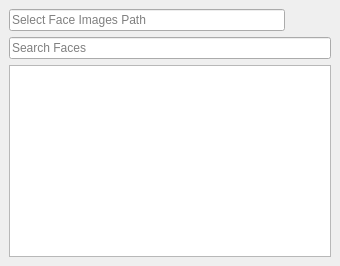
  <widget class="QDockWidget" name="input_Faces_DockWidget">
   <property name="sizePolicy">
    <sizepolicy hsizetype="Preferred" vsizetype="Preferred">
     <horstretch>4</horstretch>
     <verstretch>0</verstretch>
    </sizepolicy>
   </property>
   <property name="minimumSize">
    <size>
     <width>340</width>
     <height>230</height>
    </size>
   </property>
   <property name="features">
    <set>QDockWidget::DockWidgetFeature::DockWidgetFloatable|QDockWidget::DockWidgetFeature::DockWidgetMovable</set>
   </property>
   <property name="windowTitle">
    <string>Input Faces</string>
   </property>
   <attribute name="dockWidgetArea">
    <number>1</number>
   </attribute>
   <widget class="QWidget" name="dockWidgetContents_Faces">
    <layout class="QGridLayout" name="gridLayout_Faces">
     <item row="0" column="0">
      <layout class="QVBoxLayout" name="vboxLayout_Faces">
       <item>
        <layout class="QHBoxLayout" name="horizontalLayout_Faces">
         <item>
          <widget class="QLineEdit" name="inputFacesPathLineEdit">
           <property name="text">
            <string/>
           </property>
           <property name="readOnly">
            <bool>true</bool>
           </property>
           <property name="placeholderText">
            <string>Select Face Images Path</string>
           </property>
          </widget>
         </item>
         <item>
          <widget class="QPushButton" name="buttonInputFacesPath">
           <property name="sizePolicy">
            <sizepolicy hsizetype="Fixed" vsizetype="Fixed">
             <horstretch>0</horstretch>
             <verstretch>0</verstretch>
            </sizepolicy>
           </property>
           <property name="toolTip">
            <string>Choose Input Faces Folder</string>
           </property>
           <property name="text">
            <string/>
           </property>
           <property name="iconSize">
            <size>
             <width>18</width>
             <height>18</height>
            </size>
           </property>
           <property name="flat">
            <bool>true</bool>
           </property>
          </widget>
         </item>
        </layout>
       </item>
       <item>
        <widget class="QLineEdit" name="inputFacesSearchBox">
         <property name="placeholderText">
          <string>Search Faces</string>
         </property>
        </widget>
       </item>
       <item>
        <widget class="QListWidget" name="inputFacesList">
         <property name="acceptDrops">
          <bool>true</bool>
         </property>
         <property name="autoScroll">
          <bool>false</bool>
         </property>
        </widget>
       </item>
      </layout>
     </item>
    </layout>
   </widget>
  </widget>
